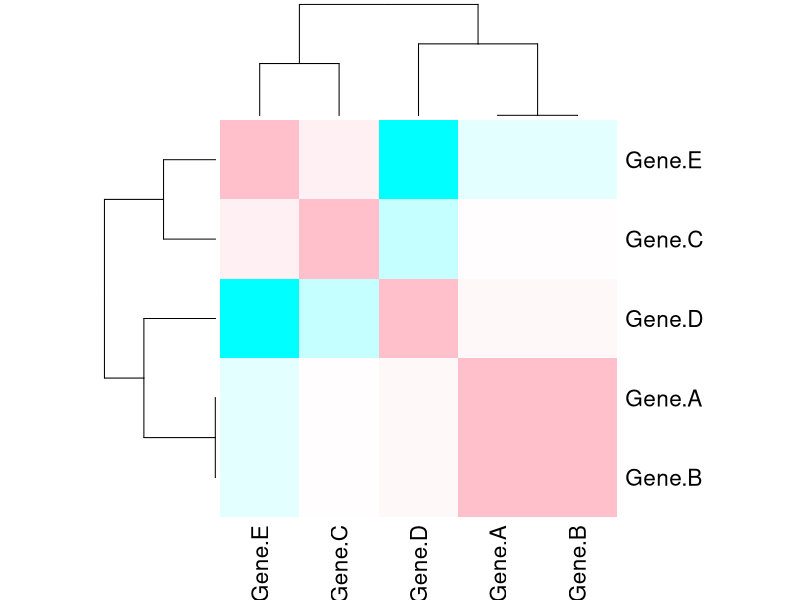

Reproduce this figure in R.
################################################################################

# genetic variants dataset and multiple condition filtering

################################################################################

data <- read.csv("./Variants.csv")

print(data)

summary(data)

#Multiple condition filtering
print(data[data[["Impact"]]>80 & data[["Clinical.Significance"]] >=2 , ])

################################################################################

# Iris dataset and basic statistics

################################################################################

iris

summary(iris)

mean(iris$Sepal.Length)

var(iris$Sepal.Length)

sd(iris$Sepal.Length)

for (
  i in c("Sepal.Length", 
            "Sepal.Width", 
            "Petal.Length", 
            "Petal.Width")) 
  {
  variance <- var(iris[[i]])
  cat("variance of", i, "is", variance, "\n")
}

for (
  i in c("Sepal.Length", 
         "Sepal.Width", 
         "Petal.Length", 
         "Petal.Width")) 
{
  sd <- sd(iris[[i]])
  cat("standard deviation of", i, "is", sd, "\n")
}


#filtering
setosa <- iris[iris$Species == "setosa",]
#find the row that corresponds to setosa
summary(setosa)

nrow(iris[iris$Species == "setosa",])

x <- iris[iris$Species == "setosa" & iris$Sepal.Width > 4,]
print(x)


################################################################################

# Gene expression datasets

################################################################################

trans <- read.csv("Expression.csv")

print(trans)

summary(trans)

#correlation matrix
#A correlation matrix is used to find the dependence between multiple columns.
#You can find the correlation matrix using the cor() function.

cor_gene <- cor(trans[2:6])
print(cor_gene)

print(round(cor_gene, 2))

# cyan for negative, pink for positive correlations
heatmap(cor_gene,
        col = colorRampPalette(c("cyan", "white", "pink"))(50),
        symm = TRUE)


#t-test 

results <- data.frame(
  Gene = names(trans)[2:(ncol(trans)-1)],
  
  # sapply(df, function(x))
  P_value = sapply(trans[2:(ncol(trans)-1)], function(x) {
    t.test(x ~ trans$Cancer)$p.value
  }),
  
  log2FC = sapply(trans[2:(ncol(trans)-1)], function(x) {
    log2(
      mean(x[trans$Cancer == 1]) /
        mean(x[trans$Cancer == 0])
    )
  })
)



results <- results[order(results$P_value), ]

#print(results)

results$P_value <- format.pval(
  results$P_value,
  digits = 3,
  eps = 0.001
)

print(results)


################################################################################

# tapply() vs sapply() in R

################################################################################


# ------------------------------------------------------------
# 1. sapply()
# ------------------------------------------------------------

# sapply() applies a function to each element of a vector or list.
# It is useful when you want to repeat the same operation
# for multiple elements.

# Example:
x <- list(
  gene1 = c(1, 2, 3),
  gene2 = c(10, 20, 30),
  gene3 = c(5, 6, 7)
)

# Calculate the mean of each element:
sapply(x, mean)


# ------------------------------------------------------------
# 2. tapply()
# ------------------------------------------------------------

# tapply() applies a function to different groups of a vector.
# It is useful when you have:
#   1. A variable containing the values
#   2. A variable defining the groups

# Example:
expression <- c(10, 20, 30, 40, 50, 60)

group <- c(
  "Control", "Control", "Control",
  "Cancer", "Cancer", "Cancer"
)

# Calculate the mean expression for each group:
tapply(expression, group, mean)


################################################################################

# scaling data

################################################################################

# ------------------------------------------------------------
# 1. standard scaling
# ------------------------------------------------------------

trans <- read.csv("Expression.csv")

x <- trans$Gene.A

# Standard scaling
z_score <- (x - mean(x)) / sd(x)
print(z_score)

z_score <- scale(x)


# Create a copy of the original data
trans_scaled <- trans

# Select gene columns
genes <- 2:(ncol(trans) - 1)

# Standard scaling
trans_scaled[genes] <- scale(trans[genes])

# Check the result
head(trans_scaled)

# ------------------------------------------------------------
# 2. min-max scaling 
# ------------------------------------------------------------

min_max <- (x - min(x)) / (max(x) - min(x))

print(min_max)

range(min_max)
